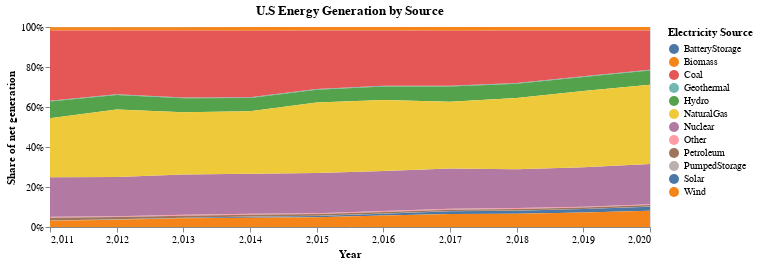

The cell this chart's notebook holds for it:
### Code cell
typelist1 = ['BatteryStorage', 'Geothermal', 'Wind', 'Solar', 'PumpedStorage', 'Hydro', 'Nuclear','Coal','NaturalGas','Petroleum','Biomass','Other']
typenames1 = typelist1
datafilter1 = 'energytype'
dataframe1 = df_merge
title1 = "U.S Energy Generation by Source"

energybytype(dataframe1, typelist1, typenames1, datafilter1, title1)

### Figure 1 — Vega-Lite specification as saved in the notebook (floating-point values rounded to 4 significant figures)
{"selection": {"selector011": {"bind": "scales", "type": "interval", "encodings": ["x", "y"]}}, "encoding": {"color": {"field": "type", "type": "nominal", "legend": {"title": "Electricity Source"}}, "x": {"field": "year", "title": "Year", "type": "quantitative", "axis": {"tickMinStep": 1}}, "y": {"field": "amount", "type": "quantitative", "stack": "normalize", "title": "Share of net generation"}, "tooltip": [{"field": "amount", "type": "quantitative"}, {"field": "type", "type": "nominal"}, {"field": "year", "type": "ordinal"}]}, "config": {"view": {"continuousWidth": 400, "continuousHeight": 300}}, "title": "U.S Energy Generation by Source", "height": 200, "width": 600, "datasets": {"data-364ad19638bbeff103f8b7dc9837843e": [{"amount": -5128124, "type": "PumpedStorage", "year": 2017}, {"amount": -5124313, "type": "PumpedStorage", "year": 2016}, {"amount": -4976278, "type": "PumpedStorage", "year": 2014}, {"amount": -4555401, "type": "PumpedStorage", "year": 2011}, {"amount": -4531862, "type": "PumpedStorage", "year": 2018}, {"amount": -3892402, "type": "PumpedStorage", "year": 2015}, {"amount": -3768449, "type": "PumpedStorage", "year": 2019}, {"amount": -3622190, "type": "PumpedStorage", "year": 2020}, {"amount": -3288141, "type": "PumpedStorage", "year": 2013}, {"amount": -3257612, "type": "PumpedStorage", "year": 2012}, {"amount": -82437, "type": "BatteryStorage", "year": 2016}, {"amount": -52546, "type": "BatteryStorage", "year": 2020}, {"amount": -47743, "type": "BatteryStorage", "year": 2019}, {"amount": -38735, "type": "BatteryStorage", "year": 2018}, {"amount": -11123, "type": "BatteryStorage", "year": 2017}, {"amount": 108833, "type": "BatteryStorage", "year": 2015}, {"amount": 1656000.0, "type": "BatteryStorage", "year": 2014}, {"amount": 1997000.0, "type": "Solar", "year": 2011}, {"amount": 2660000.0, "type": "BatteryStorage", "year": 2013}, {"amount": 3377000.0, "type": "BatteryStorage", "year": 2012}, {"amount": 3782000.0, "type": "BatteryStorage", "year": 2011}, {"amount": 4381000.0, "type": "Solar", "year": 2012}, {"amount": 8836000.0, "type": "Solar", "year": 2013}, {"amount": 14920579, "type": "Geothermal", "year": 2011}, {"amount": 15175531, "type": "Geothermal", "year": 2012}, {"amount": 15470000.0, "type": "Geothermal", "year": 2013}, {"amount": 15521732, "type": "Geothermal", "year": 2019}, {"amount": 15578909, "type": "Geothermal", "year": 2014}, {"amount": 15764869, "type": "Geothermal", "year": 2015}, {"amount": 15831108, "type": "Geothermal", "year": 2016}, {"amount": 15846987, "type": "Geothermal", "year": 2020}, {"amount": 15872798, "type": "Geothermal", "year": 2017}, {"amount": 16033705, "type": "Geothermal", "year": 2018}, {"amount": 16590000.0, "type": "Other", "year": 2014}, {"amount": 16620000.0, "type": "Other", "year": 2017}, {"amount": 16860000.0, "type": "Other", "year": 2011}, {"amount": 17000000.0, "type": "Other", "year": 2018}, {"amount": 17050000.0, "type": "Other", "year": 2013}, {"amount": 17090000.0, "type": "Other", "year": 2020}, {"amount": 17100000.0, "type": "Other", "year": 2019}, {"amount": 17220000.0, "type": "Other", "year": 2012}, {"amount": 17370000.0, "type": "Other", "year": 2015}, {"amount": 17410000.0, "type": "Solar", "year": 2014}, {"amount": 17420000.0, "type": "Other", "year": 2016}, {"amount": 24670000.0, "type": "Solar", "year": 2015}, {"amount": 27960000.0, "type": "Petroleum", "year": 2017}, {"amount": 29050000.0, "type": "Petroleum", "year": 2020}, {"amount": 29630000.0, "type": "Petroleum", "year": 2019}, {"amount": 30880000.0, "type": "Petroleum", "year": 2016}, {"amount": 32580000.0, "type": "Petroleum", "year": 2018}, {"amount": 34420000.0, "type": "Petroleum", "year": 2015}, {"amount": 35850000.0, "type": "Solar", "year": 2016}, {"amount": 36470000.0, "type": "Petroleum", "year": 2014}, {"amount": 38360000.0, "type": "Petroleum", "year": 2013}, {"amount": 42800000.0, "type": "Petroleum", "year": 2012}, {"amount": 52740000.0, "type": "Petroleum", "year": 2011}, {"amount": 53090000.0, "type": "Solar", "year": 2017}, {"amount": 61120000.0, "type": "Biomass", "year": 2011}, {"amount": 62590000.0, "type": "Biomass", "year": 2012}, {"amount": 63470000.0, "type": "Solar", "year": 2018}, {"amount": 65850000.0, "type": "Biomass", "year": 2013}, {"amount": 68360000.0, "type": "Biomass", "year": 2020}, {"amount": 69770000.0, "type": "Biomass", "year": 2014}, {"amount": 70130000.0, "type": "Biomass", "year": 2019}, {"amount": 70290000.0, "type": "Biomass", "year": 2015}, {"amount": 71040000.0, "type": "Biomass", "year": 2016}, {"amount": 71130000.0, "type": "Biomass", "year": 2017}, {"amount": 71560000.0, "type": "Solar", "year": 2019}, {"amount": 72010000.0, "type": "Biomass", "year": 2018}, {"amount": 80830000.0, "type": "Solar", "year": 2020}, {"amount": 118100000.0, "type": "Wind", "year": 2011}, {"amount": 137900000.0, "type": "Wind", "year": 2012}, {"amount": 166400000.0, "type": "Wind", "year": 2013}, {"amount": 180000000.0, "type": "Wind", "year": 2014}, {"amount": 189700000.0, "type": "Wind", "year": 2015}, {"amount": 226400000.0, "type": "Wind", "year": 2016}, {"amount": 247300000.0, "type": "Hydro", "year": 2015}, {"amount": 253700000.0, "type": "Wind", "year": 2017}, {"amount": 257600000.0, "type": "Hydro", "year": 2014}, {"amount": 265800000.0, "type": "Hydro", "year": 2016}, {"amount": 266500000.0, "type": "Hydro", "year": 2013}, {"amount": 272000000.0, "type": "Wind", "year": 2018}, {"amount": 274200000.0, "type": "Hydro", "year": 2012}, {"amount": 282900000.0, "type": "Hydro", "year": 2020}, {"amount": 286000000.0, "type": "Hydro", "year": 2019}, {"amount": 290700000.0, "type": "Hydro", "year": 2018}, {"amount": 295300000.0, "type": "Wind", "year": 2019}, {"amount": 298500000.0, "type": "Hydro", "year": 2017}, {"amount": 317100000.0, "type": "Hydro", "year": 2011}, {"amount": 323300000.0, "type": "Wind", "year": 2020}, {"amount": 748700000.0, "type": "Nuclear", "year": 2012}, {"amount": 751200000.0, "type": "Nuclear", "year": 2011}, {"amount": 773400000.0, "type": "Nuclear", "year": 2013}, {"amount": 776300000.0, "type": "Nuclear", "year": 2014}, {"amount": 779300000.0, "type": "Coal", "year": 2020}, {"amount": 784100000.0, "type": "Nuclear", "year": 2015}, {"amount": 792000000.0, "type": "Nuclear", "year": 2016}, {"amount": 792900000.0, "type": "Nuclear", "year": 2017}, {"amount": 796300000.0, "type": "Nuclear", "year": 2020}, {"amount": 797800000.0, "type": "Nuclear", "year": 2018}, {"amount": 807100000.0, "type": "Nuclear", "year": 2019}, {"amount": 940000000.0, "type": "Coal", "year": 2019}, {"amount": 1080000000.0, "type": "Coal", "year": 2017}, {"amount": 1081000000.0, "type": "Coal", "year": 2018}, {"amount": 1088000000.0, "type": "Coal", "year": 2016}, {"amount": 1119000000.0, "type": "NaturalGas", "year": 2011}, {"amount": 1139000000.0, "type": "Coal", "year": 2015}, {"amount": 1198000000.0, "type": "NaturalGas", "year": 2013}, {"amount": 1213000000.0, "type": "NaturalGas", "year": 2014}, {"amount": 1214000000.0, "type": "Coal", "year": 2012}, {"amount": 1284000000.0, "type": "Coal", "year": 2013}, {"amount": 1285000000.0, "type": "NaturalGas", "year": 2012}, {"amount": 1292000000.0, "type": "Coal", "year": 2014}, {"amount": 1307000000.0, "type": "NaturalGas", "year": 2017}, {"amount": 1332000000.0, "type": "Coal", "year": 2011}, {"amount": 1374000000.0, "type": "NaturalGas", "year": 2015}, {"amount": 1400000000.0, "type": "NaturalGas", "year": 2016}, {"amount": 1469000000.0, "type": "NaturalGas", "year": 2018}, {"amount": 1565000000.0, "type": "NaturalGas", "year": 2019}, {"amount": 1574000000.0, "type": "NaturalGas", "year": 2020}]}, "$schema": "https://vega.github.io/schema/vega-lite/v4.8.1.json", "mark": "area", "data": {"name": "data-364ad19638bbeff103f8b7dc9837843e"}}
